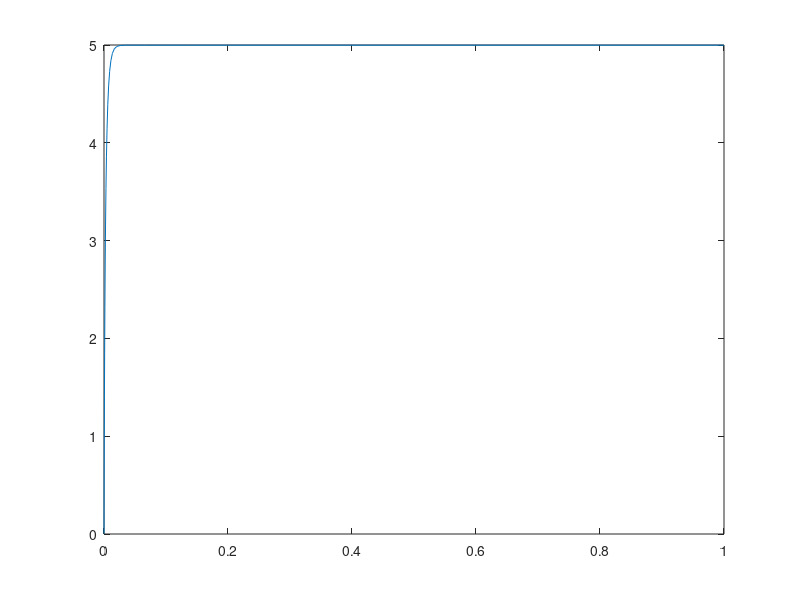

Write MATLAB code to recreate this figure.
% PARAMETERS
kp = 50;
km = 0.1;
a_0 = 10;
b_0 = 5;

% RIGHT HAND SIDE (RHS) FUNCTION  
f = @(t,y) kp.*(a_0-y).*(b_0-y) - km*y;

% INITIAL CONDITION
y_0 = 0;

% TIME SPAN
t_0 = 0;
t_max = 1;
tt = [t_0 t_max];

% SOLVE
[T,Y] = ode23s(f,tt,y_0);

% PLOT
plot(T,Y) 
